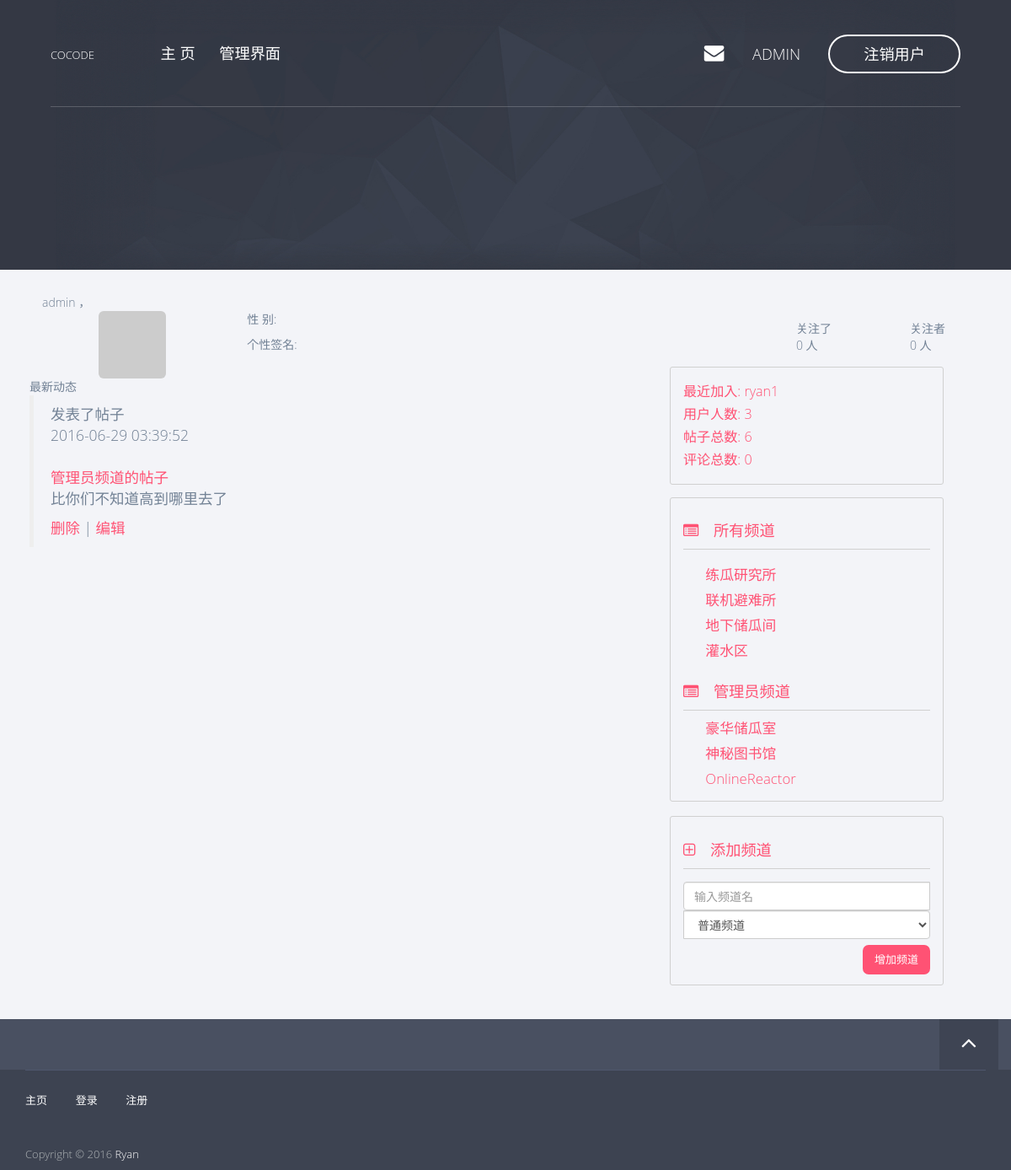
Page /profile/admin (signed in) on the earlier database version.
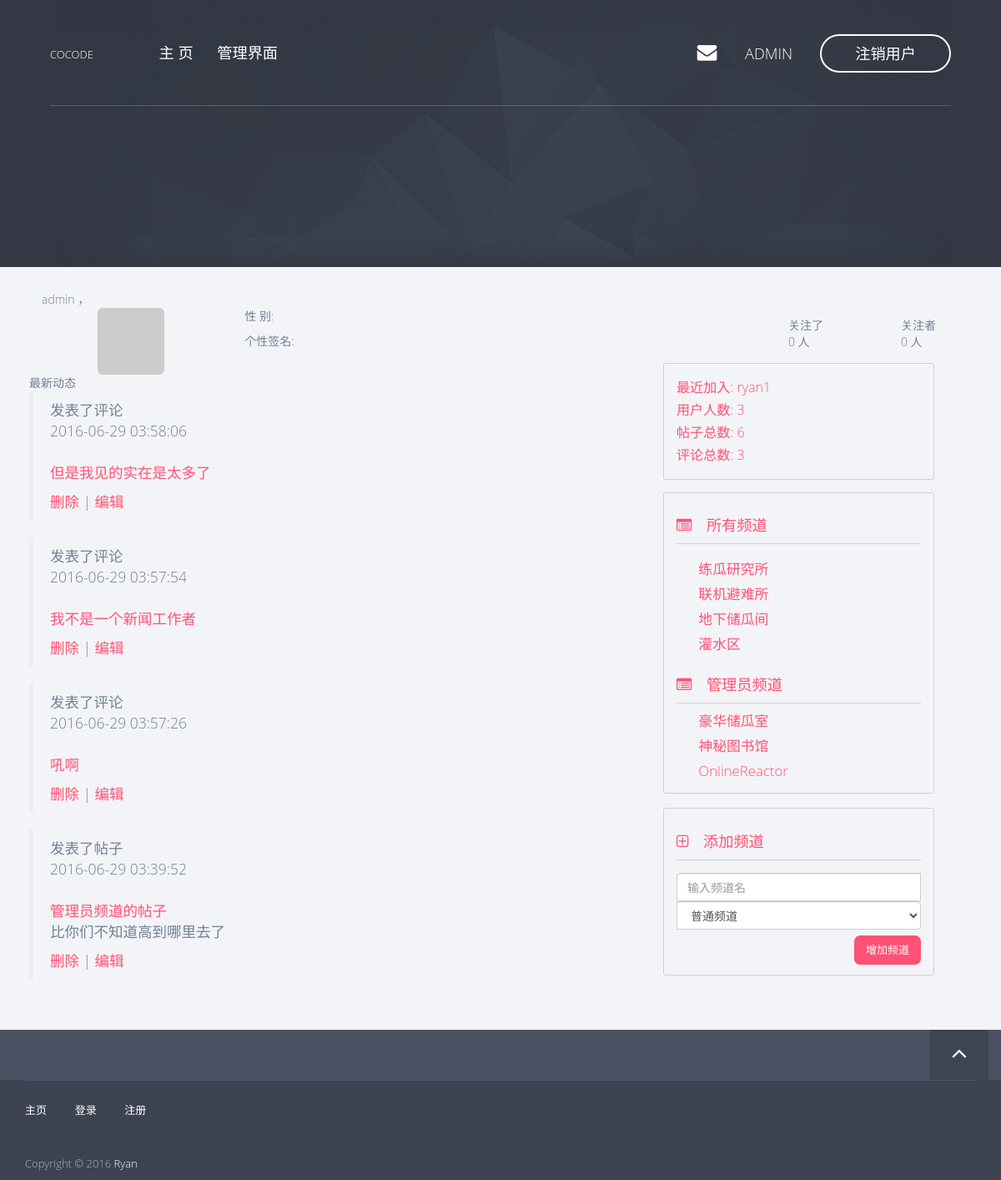
Same page on the later database version.
### app/models/post.py (models this page shows, shortened)
class Post(db.Model, Model):
    __tablename__ = 'posts'
    id = db.Column(db.Integer, primary_key=True)
    title = db.Column(db.String())
    content = db.Column(db.String())
    created_time = db.Column(db.DateTime(timezone=True),
                             default=sql.func.now())
    channel_id = db.Column(db.Integer, db.ForeignKey('channels.id'))
    user_id = db.Column(db.Integer, db.ForeignKey('users.id'))
    comments = db.relationship('Comment', backref='post')
    def display_item(self):
        name = 'post'
        title = self.title
        content_len = 80
        if self.content.__len__() > content_len:
            content = self.content[:content_len] + '...'
        else:
            content = self.content
        return (name, title, content)

### app/models/channel.py (models this page shows, shortened)
class Channel(db.Model, Model):
    __tablename__ = 'channels'
    id = db.Column(db.Integer, primary_key=True)
    name = db.Column(db.String(), default=ChannelPermission.NORMAL[0])
    permission = db.Column(db.Integer)
    created_time = db.Column(db.DateTime(timezone=True),
                             default=sql.func.now())
    posts = db.relationship('Post', backref='channel')
    def is_admin(self):
        return self.permission == ChannelPermission.ADMIN[0]

### app/models/comment.py (models this page shows, shortened)
class Comment(db.Model, Model):
    __tablename__ = 'comments'
    id = db.Column(db.Integer, primary_key=True)
    content = db.Column(db.String())
    created_time = db.Column(db.DateTime(timezone=True),
                             default=sql.func.now())
    user_id = db.Column(db.Integer, db.ForeignKey('users.id'))
    post_id = db.Column(db.Integer, db.ForeignKey('posts.id'))
    def display_item(self):
        name = 'comment'
        if self.content.__len__() > 30:
            content = self.content[:30] + '...'
        else:
            content = self.content
        return (name, content)

### app/views.py (the view)
@app.route('/profile/<username>')
def profile(username):
    u = User.query.filter_by(username=username).first()
    if u is None:
        abort(404)
    posts = u.posts
    comments = u.comments
    activities = posts + comments
    activities.sort(key=lambda a: a.created_time, reverse=True)
    return render_template('profile.html',
                           user=u,
                           activities=activities)

### app/__init__.py (called while the page is built)
@app.context_processor
def current_user_processor():
    return dict(current_user=current_user())

@app.context_processor
def channel_processor():
    channels = Channel.query.all()
    permissions = [
        ChannelPermission.NORMAL,
        ChannelPermission.ADMIN,
    ]
    dic = {
        'channels': channels,
        'permissions': permissions,
    }
    return dict(**dic)

@app.context_processor
def user_processor():
    user_count = User.query.count()
    new_user = User.query.order_by(User.created_time.desc()).first()
    return dict(new_user=new_user,
                user_count=user_count)

@app.context_processor
def post_processor():
    post_count = Post.query.count()
    return dict(post_count=post_count)

@app.context_processor
def comment_processor():
    comment_count = Comment.query.count()
    return dict(comment_count=comment_count)

### app/models/user.py (called while the page is built)
def current_user():
    id = session.get('user_key', None)
    user = None
    if id is not None:
        user = User.query.get(id)
    return user

    def is_admin(self):
        return self.role.permissions == 0xff

### app/templates/profile.html (shortened to what this page needs)
{% extends 'base8-4.html' %}
{% block page_content %}
    <div class="row">
        <div class="col-md-12 profile">
            <div class="col-md-12 user-name-note">
                {{ user.username }} ，
            </div>
            <div class="col-md-4 profile-portrait">
                <img class="img-rounded center-block" src="{{ user.gravatar(size=180) }}" />
            </div>
            <div class="col-md-8 profile-info">
                <p>性    别: </p>
                <p>个性签名: </p>
            </div>
        </div>
        <div class="col-md-12 activities-list">
            <div class="activities-list-header">最新动态</div>
            <div class="activities-list-body">
                {% if activities.__len__() == 0 %}
                    <h4>暂无动态</h4>
                {% else %}
                    {% include "_activities.html" %}
                {% endif %}
            </div>
        </div>
    </div>
{% endblock %}
{% block page_side %}
    <div class="row follow-count">
        <div class="col-md-4">
        </div>
        <div class="col-md-4">
        关注了<br>0 人</div>
        <div class="col-md-4">
        关注者<br>0 人</div>
    </div>
{% endblock %}

### app/templates/_activities.html
<ul class="activities">
    {% for a in activities %}
    <li class="activity">
        {% set item = a.display_item() %}
        {% set item_name = item[0] %}
        <blockquote>
        <div class="activity-content">
            {% if item_name == 'post' %}
                {% set title = item[1] %}
                {% set content = item[2] %}
                <div class="activity-header">发表了帖子</div>
                <div class="activity-date">{{ a.created_time }}</div><br>
                <div class="post-title"><a href="{{ url_for('post_view', id=a.id) }}">{{ title }}</a></div>
                <p>{{ content }}</p>
                <div class="activity-footer">
                    {% if current_user == user or current_user.is_admin() %}
                    <a href="{{ url_for('delete_post', id=a.id) }}">删除</a> |
                    <a href="#">编辑</a>
                    {% endif %}
                </div>
            {% elif item_name == 'comment' %}
                {% set content = item[1] %}
                <div class="activity-header">发表了评论</div>
                <div class="activity-date">{{ a.created_time }}</div><br>
                <p><a href="/post/{{ a.post.id }}">{{ content }}</a></p>
                <div class="activity-footer">
                    {% if current_user == user or current_user.is_admin() %}
                    <a href="{{ url_for('delete_comment', id=a.id) }}">删除</a> |
                    <a href="#">编辑</a>
                    {% endif %}
                </div>
            {% endif %}
        </div>
        </blockquote>
    </li>
    {% endfor %}
</ul>

### app/templates/_bbs_info.html
<div class="col-md-10 forum-info">
    <div class="forum-info-item">最近加入: <a href="/profile/{{ new_user.username }}">{{ new_user.username }}</a></div>
    <div class="forum-info-item">用户人数: {{ user_count }}</div>
    <div class="forum-info-item">帖子总数: {{ post_count }} </div>
    <div class="forum-info-item">评论总数: {{ comment_count }} </div>
</div>

### app/templates/_channels.html
<div class="col-md-10 channel-list">
    <div class="channel-list-caption">
        <i class="fa fa-list-alt"></i> 所有频道
    </div>
    <div class="channel-list-items">
        {% for c in channels %}
        {% if not c.is_admin() %}
            <div class="channel-list-item">
                <a href="/channel/{{ c.id }}">{{ c.name }}</a>
            </div>
        {% endif %}
        {% endfor %}
    </div>
    {% if current_user is not none and current_user.is_admin() %}
        <div class="channel-list-caption">
            <i class="fa fa-list-alt"></i> 管理员频道
        </div>
        {% for c in channels %}
        {% if c.is_admin() %}
            <div class="channel-list-item">
                <a href="/channel/{{ c.id }}">{{ c.name }}</a>
            </div>
        {% endif %}
        {% endfor %}
    {% endif %}
</div>
{% if current_user is not none and current_user.is_admin() %}
<div class="col-md-10 channel-list add-channel">
    <div class="channel-list-caption">
        <i class="fa fa-plus-square-o"></i> 添加频道
    </div>
    <div class="channel-add">
        <form class="form-inline" action="/admin/add_channel" method="POST">
            <div class="form-group">
                <div class="input-group">
                    <input type="text" class="form-control" name="name" placeholder="输入频道名">
                    <select class="form-control" name="permission">
                        {% for p in permissions %}
                        <option value="{{ p[0] }}">{{ p[1] }}</option>
                        {% endfor %}
                    </select>
                </div>
            </div>
          <button type="submit" class="btn btn-fill btn-middle add-channel-btn">增加频道</button>
        </form>
    </div>
</div>
{% endif %}

Differences in the rows shown:
added Comment: created_time "2016-06-29 03:58:06", content "但是我见的实在是太多了"
added Comment: created_time "2016-06-29 03:57:54", content "我不是一个新闻工作者"
added Comment: created_time "2016-06-29 03:57:26", content "吼啊"
Other differences:
{{ comment_count }}: "0" → "3"
